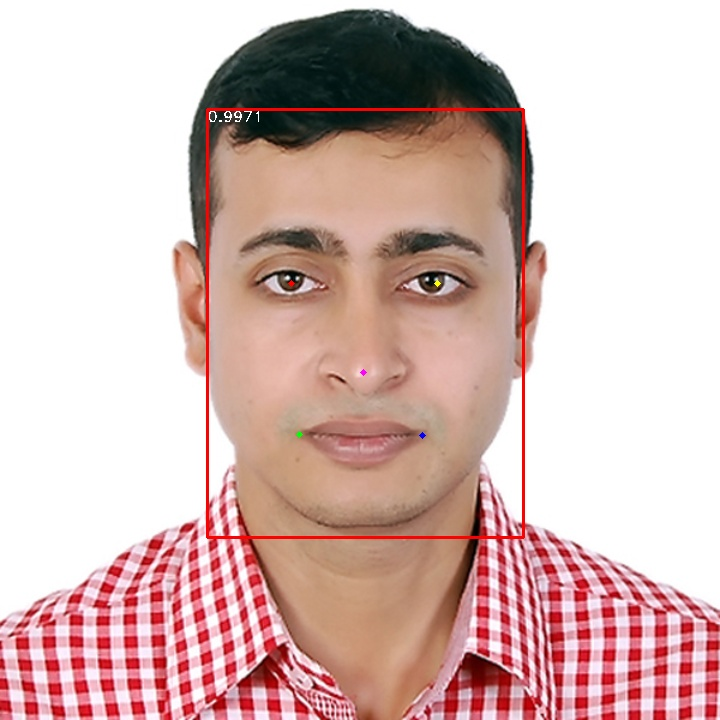
#> input picture src/frs-service/test.jpg, 720 x 720 px
$ python -i preprocessor.py   (imports and definitions only)
#> lines starting #> are read from the running program, lines starting #| are printed output that depends on the picture
#> further down, picture is the input picture: shape (720, 720, 3); mean B, G, R 181.5, 185.5, 214.2
from cv2 import cv2
import numpy as np
from skimage import transform as trans


# [22 lines left out: function parse_lst_line, not called in this run]


def preprocess(img, bbox=None, landmark=None, image_size=(112, 112), **kwargs):
    '''
    Preprocess input image - returns aligned face images
    '''
#> called with image_size = (112, 112)
    M = None
    if landmark is not None:
        assert landmark.shape[0] == 68 or landmark.shape[0] == 5
        assert landmark.shape[1] == 2
        assert len(image_size) == 2
        src = np.array([
            [30.2946, 51.6963],
            [65.5318, 51.5014],
            [48.0252, 71.7366],
            [33.5493, 92.3655],
            [62.7299, 92.2041]], dtype=np.float32)
        if image_size[1] == 112:
            src[:, 0] += 8.0
        dst = landmark  # .astype(np.float32)

        tform = trans.SimilarityTransform()
        tform.estimate(dst, src)
        M = tform.params[0:2, :]
        warped = cv2.warpAffine(img, M, (image_size[1], image_size[0]), borderValue=0.0)
        return warped

    # If no landmark points available, do alignment using bounding box. If no bounding box available use center crop
    if M is None:
        if bbox is None:  # use center crop
            det = np.zeros(4, dtype=np.int32)
            det[0] = int(img.shape[1] * 0.0625)
            det[1] = int(img.shape[0] * 0.0625)
            det[2] = img.shape[1] - det[0]
            det[3] = img.shape[0] - det[1]
        else:
            det = bbox
        margin = kwargs.get('margin', 44)
        bb = np.zeros(4, dtype=np.int32)
        bb[0] = np.maximum(det[0] - margin / 2, 0)
        bb[1] = np.maximum(det[1] - margin / 2, 0)
        bb[2] = np.minimum(det[2] + margin / 2, img.shape[1])
        bb[3] = np.minimum(det[3] + margin / 2, img.shape[0])
        ret = img[bb[1]:bb[3], bb[0]:bb[2], :]
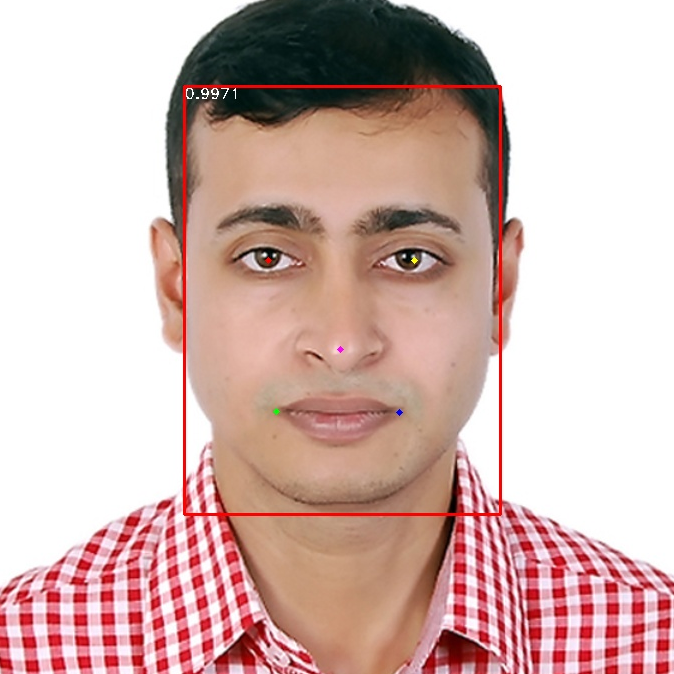
#> ret: shape (674, 674, 3); mean B, G, R 176.8, 181.8, 210.7
        if len(image_size) > 0:
            ret = cv2.resize(ret, (image_size[1], image_size[0]))
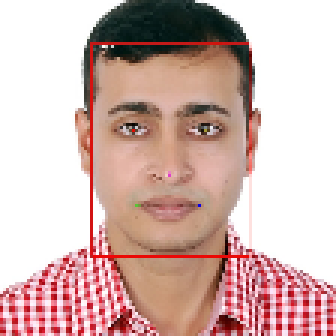
#> ret: shape (112, 112, 3) (shown 3 times larger); mean B, G, R 176.5, 181.4, 211
        return ret
    else:  # do align using landmark
        assert len(image_size) == 2

        warped = cv2.warpAffine(img, M, (image_size[1], image_size[0]), borderValue=0.0)

        return warped


# [39 lines left out: function get, not called in this run]

>>> import cv2
>>> picture = cv2.imread('../test.jpg')
>>> result = preprocess(picture)
